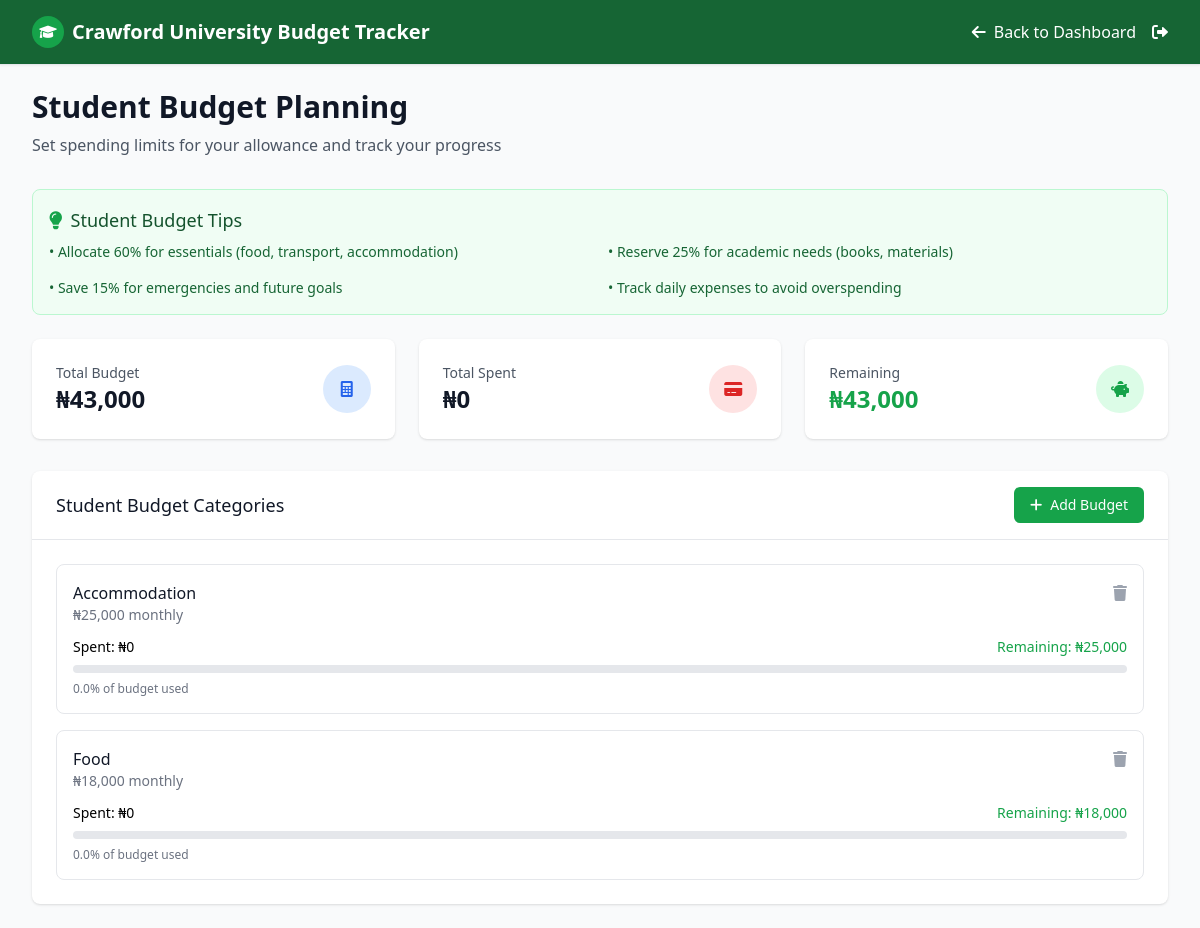
The page /budget.php (signed in) on the database its author committed.
### tables this page shows
CREATE TABLE budgets (
    id INT AUTO_INCREMENT PRIMARY KEY,
    user_id INT NOT NULL,
    category VARCHAR(50) NOT NULL,
    amount DECIMAL(10,2) NOT NULL,
    period VARCHAR(20) DEFAULT 'monthly',
    created_at TIMESTAMP DEFAULT CURRENT_TIMESTAMP,
    FOREIGN KEY (user_id) REFERENCES users(id) ON DELETE CASCADE
);

### budget.php (the view, shortened to what this page needs)
<?php
$database = new Database();
$db = $database->getConnection();
$stmt = $db->prepare("SELECT * FROM budgets WHERE user_id = ? ORDER BY created_at DESC");
$stmt->execute([$_SESSION['user_id']]);
$budgets = $stmt->fetchAll(PDO::FETCH_ASSOC);
$total_budget = 0;
foreach ($budgets as $budget) {
    if ($budget['period'] === 'monthly') {
        $total_budget += $budget['amount'];
    } elseif ($budget['period'] === 'weekly') {
        $total_budget += $budget['amount'] * 4.33;
    } elseif ($budget['period'] === 'semester') {
        $total_budget += $budget['amount'] / 6;
    }
}
$current_month = date('Y-m');
$stmt = $db->prepare("SELECT SUM(amount) as total FROM expenses WHERE user_id = ? AND DATE_FORMAT(date, '%Y-%m') = ?");
$stmt->execute([$_SESSION['user_id'], $current_month]);
$total_spent = $stmt->fetch(PDO::FETCH_ASSOC)['total'] ?? 0;
$remaining = $total_budget - $total_spent;
?>
<!DOCTYPE html>
<html lang="en">
<head>
    <script src="https://cdn.tailwindcss.com"></script>
    <link href="https://cdnjs.cloudflare.com/ajax/libs/font-awesome/6.0.0/css/all.min.css" rel="stylesheet">
</head>
<body class="bg-gray-50">
    <nav class="bg-green-800 shadow-sm border-b">
        <div class="max-w-7xl mx-auto px-4 sm:px-6 lg:px-8">
            <div class="flex justify-between h-16">
                <div class="flex items-center">
                    <div class="flex-shrink-0 flex items-center">
                        <div class="h-8 w-8 bg-green-600 rounded-full flex items-center justify-center">
                            <i class="fas fa-graduation-cap text-white text-sm"></i>
                        </div>
                        <span class="ml-2 text-xl font-bold text-white">Crawford University Budget Tracker</span>
                    </div>
                </div>
                <div class="flex items-center space-x-4">
                    <a href="dashboard.php" class="text-white hover:text-gray-300">
                        <i class="fas fa-arrow-left mr-2"></i>Back to Dashboard
                    </a>
                    <a href="auth/logout.php" class="text-white hover:text-gray-300">
                        <i class="fas fa-sign-out-alt"></i>
                    </a>
                </div>
            </div>
        </div>
    </nav>
    <div class="max-w-7xl mx-auto py-6 sm:px-6 lg:px-8">
        <div class="mb-8">
            <h1 class="text-3xl font-bold text-gray-900">Student Budget Planning</h1>
            <p class="text-gray-600 mt-2">Set spending limits for your allowance and track your progress</p>
        </div>
        <div class="bg-green-50 border border-green-200 rounded-lg p-4 mb-6">
            <h3 class="text-lg font-medium text-green-900 mb-2">
                <i class="fas fa-lightbulb text-green-600 mr-2"></i>Student Budget Tips
            </h3>
            <div class="grid grid-cols-1 md:grid-cols-2 gap-4 text-sm text-green-800">
                <div>• Allocate 60% for essentials (food, transport, accommodation)</div>
                <div>• Reserve 25% for academic needs (books, materials)</div>
                <div>• Save 15% for emergencies and future goals</div>
                <div>• Track daily expenses to avoid overspending</div>
            </div>
        </div>
        <div class="grid grid-cols-1 md:grid-cols-3 gap-6 mb-8">
            <div class="bg-white rounded-lg shadow p-6">
                <div class="flex items-center justify-between">
                    <div>
                        <p class="text-sm font-medium text-gray-600">Total Budget</p>
                        <p class="text-2xl font-bold text-gray-900">₦<?php echo number_format($total_budget, 0); ?></p>
                    </div>
                    <div class="h-12 w-12 bg-blue-100 rounded-full flex items-center justify-center">
                        <i class="fas fa-calculator text-blue-600"></i>
                    </div>
                </div>
            </div>
            <div class="bg-white rounded-lg shadow p-6">
                <div class="flex items-center justify-between">
                    <div>
                        <p class="text-sm font-medium text-gray-600">Total Spent</p>
                        <p class="text-2xl font-bold text-gray-900">₦<?php echo number_format($total_spent, 0); ?></p>
                    </div>
                    <div class="h-12 w-12 bg-red-100 rounded-full flex items-center justify-center">
                        <i class="fas fa-credit-card text-red-600"></i>
                    </div>
                </div>
            </div>
            <div class="bg-white rounded-lg shadow p-6">
                <div class="flex items-center justify-between">
                    <div>
                        <p class="text-sm font-medium text-gray-600">Remaining</p>
                        <p class="text-2xl font-bold <?php echo $remaining >= 0 ? 'text-green-600' : 'text-red-600'; ?>">
                            ₦<?php echo number_format($remaining, 0); ?>
                        </p>
                    </div>
                    <div class="h-12 w-12 bg-green-100 rounded-full flex items-center justify-center">
                        <i class="fas fa-piggy-bank text-green-600"></i>
                    </div>
                </div>
            </div>
        </div>
        <div class="bg-white rounded-lg shadow">
            <div class="px-6 py-4 border-b border-gray-200 flex justify-between items-center">
                <h3 class="text-lg font-medium text-gray-900">Student Budget Categories</h3>
                <button onclick="showAddBudgetModal()" class="bg-green-600 text-white px-4 py-2 rounded-md text-sm font-medium hover:bg-green-700">
                    <i class="fas fa-plus mr-2"></i>Add Budget
                </button>
            </div>
            <div class="p-6">
                <?php if (empty($budgets)): ?>
                    <div class="text-center py-8">
                        <i class="fas fa-calculator text-gray-400 text-4xl mb-4"></i>
                        <p class="text-gray-500">No budgets set yet. Add your first budget to get started!</p>
                    </div>
                <?php else: ?>
                    <div class="space-y-4">
                        <?php foreach ($budgets as $budget): ?>
                            <?php
                            $stmt = $db->prepare("SELECT SUM(amount) as total FROM expenses WHERE user_id = ? AND category = ? AND DATE_FORMAT(date, '%Y-%m') = ?");
                            $stmt->execute([$_SESSION['user_id'], $budget['category'], $current_month]);
                            $category_spent = $stmt->fetch(PDO::FETCH_ASSOC)['total'] ?? 0;
                            $monthly_budget = $budget['amount'];
                            $remaining_budget = $monthly_budget - $category_spent;
                            $percentage = $monthly_budget > 0 ? min(($category_spent / $monthly_budget) * 100, 100) : 0;
                            $is_over_budget = $category_spent > $monthly_budget;
                            ?>
                            <div class="border border-gray-200 rounded-lg p-4">
                                <div class="flex justify-between items-start mb-3">
                                    <div>
                                        <h4 class="font-medium text-gray-900"><?php echo htmlspecialchars(ucwords(str_replace('_', ' ', $budget['category']))); ?></h4>
                                        <p class="text-sm text-gray-500">₦<?php echo number_format($monthly_budget, 0); ?> <?php echo $budget['period']; ?></p>
                                    </div>
                                    <div class="flex space-x-2">
                                        <a href="api/delete_budget.php?id=<?php echo $budget['id']; ?>"
                                           onclick="return confirm('Are you sure you want to delete this budget?')"
                                           class="text-gray-400 hover:text-red-600">
                                            <i class="fas fa-trash"></i>
                                        </a>
                                    </div>
                                </div>
                                <div class="mb-2">
                                    <div class="flex justify-between text-sm">
                                        <span>Spent: ₦<?php echo number_format($category_spent, 0); ?></span>
                                        <span class="<?php echo $is_over_budget ? 'text-red-600' : 'text-green-600'; ?>">
                                            <?php echo $is_over_budget ? 'Over by ' : 'Remaining: '; ?>₦<?php echo number_format(abs($remaining_budget), 0); ?>
                                        </span>
                                    </div>
                                </div>
                                <div class="w-full bg-gray-200 rounded-full h-2">
                                </div>
                                <div class="mt-2 text-xs text-gray-500">
                                    <?php echo number_format($percentage, 1); ?>% of budget used
                                </div>
                            </div>
                        <?php endforeach; ?>
                    </div>
                <?php endif; ?>
            </div>
        </div>
    </div>
</body>
</html>

### rows shown on the page
budgets: category "Accommodation", amount "25,000", period "monthly", category_spent "0", shows "Remaining:", remaining_budget "25,000", percentage "0.0"
budgets: category "Food", amount "18,000", period "monthly", category_spent "0", shows "Remaining:", remaining_budget "18,000", percentage "0.0"

### other values the page prints
$total_budget "43,000"
$total_spent "0"
$remaining "43,000"
